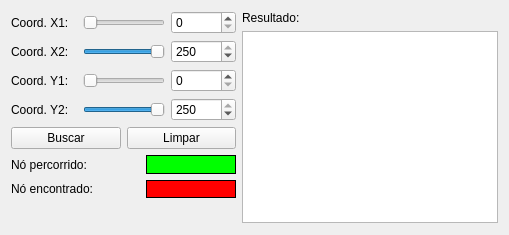
       <widget class="QWidget" name="tabBuscaRegiao">
        <attribute name="title">
         <string>Busca por Região</string>
        </attribute>
        <layout class="QGridLayout" name="gridLayout_3">
         <item row="0" column="0" colspan="2">
          <layout class="QHBoxLayout" name="horizontalLayoutCoordenadaX_4">
           <item>
            <widget class="QLabel" name="labelCoordenadaX1BuscaRegiao">
             <property name="text">
              <string>Coord. X1:</string>
             </property>
            </widget>
           </item>
           <item>
            <widget class="QSlider" name="horizontalSliderCoordenadaX1BuscaRegiao">
             <property name="maximumSize">
              <size>
               <width>82</width>
               <height>16777215</height>
              </size>
             </property>
             <property name="maximum">
              <number>250</number>
             </property>
             <property name="orientation">
              <enum>Qt::Horizontal</enum>
             </property>
            </widget>
           </item>
           <item>
            <widget class="QSpinBox" name="spinBoxCoordenadaX1BuscaRegiao">
             <property name="maximum">
              <number>250</number>
             </property>
            </widget>
           </item>
          </layout>
         </item>
         <item row="0" column="2" rowspan="8">
          <layout class="QVBoxLayout" name="verticalLayout_14">
           <item>
            <widget class="QLabel" name="labelResultadoBuscaRegiao">
             <property name="text">
              <string>Resultado:</string>
             </property>
            </widget>
           </item>
           <item>
            <widget class="QTextEdit" name="textEditBuscaRegiao">
             <property name="documentTitle">
              <string/>
             </property>
             <property name="textInteractionFlags">
              <set>Qt::TextSelectableByKeyboard|Qt::TextSelectableByMouse</set>
             </property>
            </widget>
           </item>
          </layout>
         </item>
         <item row="1" column="0" colspan="2">
          <layout class="QHBoxLayout" name="horizontalLayoutCoordenadaY_4">
           <item>
            <widget class="QLabel" name="labelCoordenadaY1BuscaRegiao">
             <property name="text">
              <string>Coord. X2:</string>
             </property>
            </widget>
           </item>
           <item>
            <widget class="QSlider" name="horizontalSliderCoordenadaY1BuscaRegiao">
             <property name="maximumSize">
              <size>
               <width>82</width>
               <height>16777215</height>
              </size>
             </property>
             <property name="maximum">
              <number>250</number>
             </property>
             <property name="value">
              <number>250</number>
             </property>
             <property name="orientation">
              <enum>Qt::Horizontal</enum>
             </property>
            </widget>
           </item>
           <item>
            <widget class="QSpinBox" name="spinBoxCoordenadaX2BuscaRegiao">
             <property name="maximum">
              <number>250</number>
             </property>
             <property name="value">
              <number>250</number>
             </property>
            </widget>
           </item>
          </layout>
         </item>
         <item row="2" column="0" colspan="2">
          <layout class="QHBoxLayout" name="horizontalLayoutCoordenadaX_5">
           <item>
            <widget class="QLabel" name="labelCoordenadaX2BuscaRegiao">
             <property name="text">
              <string>Coord. Y1:</string>
             </property>
            </widget>
           </item>
           <item>
            <widget class="QSlider" name="horizontalSliderCoordenadaX2BuscaRegiao">
             <property name="maximumSize">
              <size>
               <width>82</width>
               <height>16777215</height>
              </size>
             </property>
             <property name="maximum">
              <number>250</number>
             </property>
             <property name="value">
              <number>0</number>
             </property>
             <property name="orientation">
              <enum>Qt::Horizontal</enum>
             </property>
            </widget>
           </item>
           <item>
            <widget class="QSpinBox" name="spinBoxCoordenadaY1BuscaRegiao">
             <property name="maximum">
              <number>250</number>
             </property>
             <property name="value">
              <number>0</number>
             </property>
            </widget>
           </item>
          </layout>
         </item>
         <item row="3" column="0" colspan="2">
          <layout class="QHBoxLayout" name="horizontalLayoutCoordenadaY_5">
           <item>
            <widget class="QLabel" name="labelCoordenadaY2BuscaRegiao">
             <property name="text">
              <string>Coord. Y2:</string>
             </property>
            </widget>
           </item>
           <item>
            <widget class="QSlider" name="horizontalSliderCoordenadaY2BuscaRegiao">
             <property name="maximumSize">
              <size>
               <width>82</width>
               <height>16777215</height>
              </size>
             </property>
             <property name="maximum">
              <number>250</number>
             </property>
             <property name="value">
              <number>250</number>
             </property>
             <property name="orientation">
              <enum>Qt::Horizontal</enum>
             </property>
            </widget>
           </item>
           <item>
            <widget class="QSpinBox" name="spinBoxCoordenadaY2BuscaRegiao">
             <property name="maximum">
              <number>250</number>
             </property>
             <property name="value">
              <number>250</number>
             </property>
            </widget>
           </item>
          </layout>
         </item>
         <item row="4" column="0" colspan="2">
          <layout class="QHBoxLayout" name="horizontalLayout_4">
           <item>
            <widget class="QPushButton" name="pushButtonBuscaRegiao">
             <property name="text">
              <string>Buscar</string>
             </property>
            </widget>
           </item>
           <item>
            <widget class="QPushButton" name="pushButtonLimparBuscaRegiao">
             <property name="text">
              <string>Limpar</string>
             </property>
            </widget>
           </item>
          </layout>
         </item>
         <item row="6" column="1">
          <widget class="QLabel" name="label_19">
           <property name="minimumSize">
            <size>
             <width>90</width>
             <height>0</height>
            </size>
           </property>
           <property name="maximumSize">
            <size>
             <width>90</width>
             <height>16777215</height>
            </size>
           </property>
           <property name="autoFillBackground">
            <bool>false</bool>
           </property>
           <property name="styleSheet">
            <string notr="true">background-color:#ff0000;</string>
           </property>
           <property name="frameShape">
            <enum>QFrame::Box</enum>
           </property>
           <property name="frameShadow">
            <enum>QFrame::Plain</enum>
           </property>
           <property name="text">
            <string/>
           </property>
          </widget>
         </item>
         <item row="8" column="0" colspan="2">
          <spacer name="verticalSpacer_2">
           <property name="orientation">
            <enum>Qt::Vertical</enum>
           </property>
           <property name="sizeHint" stdset="0">
            <size>
             <width>225</width>
             <height>1</height>
            </size>
           </property>
          </spacer>
         </item>
         <item row="5" column="1">
          <widget class="QLabel" name="label_20">
           <property name="minimumSize">
            <size>
             <width>90</width>
             <height>0</height>
            </size>
           </property>
           <property name="maximumSize">
            <size>
             <width>90</width>
             <height>16777215</height>
            </size>
           </property>
           <property name="styleSheet">
            <string notr="true">background-color:#00ff00;</string>
           </property>
           <property name="frameShape">
            <enum>QFrame::Box</enum>
           </property>
           <property name="frameShadow">
            <enum>QFrame::Plain</enum>
           </property>
           <property name="text">
            <string/>
           </property>
          </widget>
         </item>
         <item row="5" column="0">
          <widget class="QLabel" name="label_3">
           <property name="text">
            <string>Nó percorrido:</string>
           </property>
          </widget>
         </item>
         <item row="6" column="0">
          <widget class="QLabel" name="label_4">
           <property name="text">
            <string>Nó encontrado:</string>
           </property>
          </widget>
         </item>
        </layout>
       </widget>
